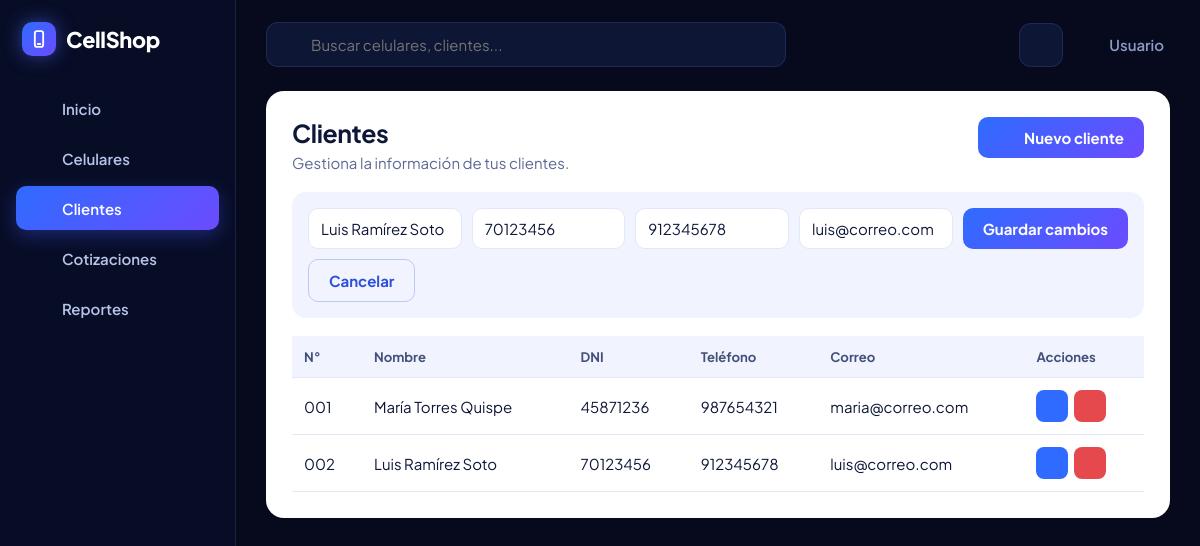
The page /clientes.php?editar=2 on the database its author committed.
### tables this page shows
CREATE TABLE clientes (
  id INT AUTO_INCREMENT PRIMARY KEY,
  nombre VARCHAR(120) NOT NULL,
  dni CHAR(8) NOT NULL UNIQUE,
  telefono VARCHAR(20) NOT NULL DEFAULT '',
  email VARCHAR(120) NOT NULL DEFAULT ''
);

### public/clientes.php (the view, shortened to what this page needs)
<?php $titulo='Clientes'; require '../includes/header.php';
$cli=leer('clientes'); $err=''; $edit=null; $eid=(int)($_GET['editar']??0);
foreach($cli as $c) if($c['id']===$eid) $edit=$c;
$por=8; $pag=max(1,(int)($_GET['p']??1)); $tot=max(1,(int)ceil(count($cli)/$por)); $pag=min($pag,$tot);
$vista=array_slice($cli,($pag-1)*$por,$por);
?>
<section class="panel claro">
 <div class="cab"><div><h2>Clientes</h2><p class="pag-sub">Gestiona la información de tus clientes.</p></div>
  <a class="btn" href="clientes.php?nuevo=1#form"><?= ico('plus') ?> Nuevo cliente</a></div>
 <?php if($edit||isset($_GET['nuevo'])||$err): ?>
 <form method="post" class="form-nuevo fila" id="form">
  <input name="nombre" placeholder="Nombre completo" required value="<?= h($edit['nombre']??'') ?>">
  <input name="dni" placeholder="DNI (8 dígitos)" maxlength="8" inputmode="numeric" required value="<?= h($edit['dni']??'') ?>">
  <input name="telefono" placeholder="Teléfono" value="<?= h($edit['telefono']??'') ?>">
  <input name="email" type="email" placeholder="Correo" value="<?= h($edit['email']??'') ?>">
  <button class="btn"><?= !empty($edit['id'])?'Guardar cambios':'Agregar cliente' ?></button>
  <a class="btn suave" href="clientes.php">Cancelar</a>
 </form>
 <?php endif; ?>
 <div class="tab-scroll"><table>
  <tr><th>N°</th><th>Nombre</th><th>DNI</th><th>Teléfono</th><th>Correo</th><th>Acciones</th></tr>
  <?php foreach($vista as $c): ?>
  <tr data-buscar="<?= h(strtolower($c['nombre'].' '.$c['dni'].' '.$c['email'])) ?>">
   <td><?= str_pad($c['id'],3,'0',STR_PAD_LEFT) ?></td><td><?= h($c['nombre']) ?></td><td><?= h($c['dni']) ?></td><td><?= h($c['telefono']) ?></td><td><?= h($c['email']) ?></td>
   <td><div class="acc">
    <a class="ib az" href="clientes.php?editar=<?= $c['id'] ?>#form" title="Editar" aria-label="Editar <?= h($c['nombre']) ?>"><?= ico('edit') ?></a>
    <form method="post" data-confirmar="¿Eliminar a <?= h($c['nombre']) ?>?"><input type="hidden" name="eliminar" value="<?= $c['id'] ?>"><button class="ib rj" title="Eliminar" aria-label="Eliminar <?= h($c['nombre']) ?>"><?= ico('trash') ?></button></form>
   </div></td>
  </tr>
  <?php endforeach; ?>
 </table></div>
</section>
<?php require '../includes/footer.php'; ?>

### includes/header.php (shortened to what this page needs)
<?php
function leer($n){
  $pdo=db();
  if($n==='clientes') return array_map(fn($r)=>['id'=>(int)$r['id'],'nombre'=>$r['nombre'],'dni'=>$r['dni'],'telefono'=>(string)$r['telefono'],'email'=>(string)$r['email']],$pdo->query('SELECT * FROM clientes ORDER BY id')->fetchAll());
  return [];
}
function h($s){return htmlspecialchars((string)$s,ENT_QUOTES,'UTF-8');}
function ico($n){
  $p=[
   'home'=>'<path d="M3 10.5 12 3l9 7.5V20a1 1 0 0 1-1 1h-5v-6H9v6H4a1 1 0 0 1-1-1z"/>',
   'phone'=>'<rect x="7" y="2" width="10" height="20" rx="2.5"/><path d="M11 18h2"/>',
   'users'=>'<circle cx="9" cy="8" r="3.5"/><path d="M2.5 20c0-3.6 2.9-6 6.5-6s6.5 2.4 6.5 6"/><path d="M16 4.5a3.5 3.5 0 0 1 0 7M18 14.5c2.2.7 3.5 2.6 3.5 5.5"/>',
   'doc'=>'<path d="M6 2h8l5 5v15H6z"/><path d="M14 2v5h5M9 13h7M9 17h7"/>',
   'chart'=>'<path d="M5 21v-8M12 21V4M19 21V9"/>',
   'search'=>'<circle cx="11" cy="11" r="7"/><path d="m20 20-3.5-3.5"/>',
   'sun'=>'<circle cx="12" cy="12" r="4"/><path d="M12 2v2M12 20v2M4.9 4.9l1.4 1.4M17.7 17.7l1.4 1.4M2 12h2M20 12h2M4.9 19.1l1.4-1.4M17.7 6.3l1.4-1.4"/>',
   'plus'=>'<path d="M12 5v14M5 12h14"/>',
   'edit'=>'<path d="M4 20h4L19 9l-4-4L4 16z"/><path d="m13.5 6.5 4 4"/>',
   'trash'=>'<path d="M4 7h16M10 11v6M14 11v6M6 7l1 13h10l1-13M9 7V4h6v3"/>',
   'arrow'=>'<path d="M5 12h14M13 6l6 6-6 6"/>',
   'back'=>'<path d="M19 12H5M11 6l-6 6 6 6"/>',
   'shield'=>'<path d="M12 3l8 3v6c0 5-3.5 8-8 9-4.5-1-8-4-8-9V6z"/><path d="m9 12 2 2 4-4"/>',
   'tag'=>'<path d="M3 12V4h8l10 10-8 8z"/><circle cx="7.5" cy="8.5" r="1.2"/>',
   'headset'=>'<path d="M4 14v-2a8 8 0 0 1 16 0v2"/><rect x="3" y="14" width="4" height="6" rx="1.5"/><rect x="17" y="14" width="4" height="6" rx="1.5"/>',
   'bolt'=>'<path d="M13 2 4 14h7l-1 8 9-12h-7z"/>',
   'print'=>'<path d="M7 9V3h10v6M7 17H4v-7h16v7h-3"/><rect x="7" y="14" width="10" height="7"/>',
   'download'=>'<path d="M12 3v12M7 10l5 5 5-5M4 21h16"/>',
   'user'=>'<circle cx="12" cy="8" r="4"/><path d="M4 21c0-4 3.5-6 8-6s8 2 8 6"/>',
   'x'=>'<path d="M6 6l12 12M18 6 6 18"/>',
   'call'=>'<path d="M5 3h4l2 5-2.5 1.5a11 11 0 0 0 6 6L16 13l5 2v4a2 2 0 0 1-2 2A16 16 0 0 1 3 5a2 2 0 0 1 2-2z"/>',
   'mail'=>'<rect x="3" y="5" width="18" height="14" rx="2"/><path d="m3 7 9 6 9-6"/>',
  ];
  return '<svg class="ico" viewBox="0 0 24 24" fill="none" stroke="currentColor" stroke-width="2" stroke-linecap="round" stroke-linejoin="round" aria-hidden="true">'.($p[$n]??'').'</svg>';
}
  $sin=(int)$p['stock']<=0; ?>
?><!DOCTYPE html>
<html lang="es"><head><meta charset="UTF-8">
<link rel="stylesheet" href="css/estilos.css"></head>
<body>
<?php include __DIR__.'/menu.php'; ?>
<main class="contenido">
<header class="top">
 <form class="buscador" action="celulares.php" method="get" role="search">
  <?= ico('search') ?><input id="buscar" name="q" type="search" placeholder="Buscar celulares, clientes..." value="<?= h($_GET['q']??'') ?>" autocomplete="off" aria-label="Buscar">
 </form>
 <button type="button" class="icono" id="tema" title="Cambiar tema" aria-label="Cambiar tema"><?= ico('sun') ?></button>
 <span class="usuario"><?= ico('user') ?> Usuario</span>
</header>

### public/css/estilos.css (style rules this page uses)
:root { --bg:#060a1c;--lado:#080d26;--panel:#0e1636;--panel2:#141e47;--linea:rgba(120,140,255,.16); --tx:#eef2ff;--mut:#8c9bc6;--az:#2f6bff;--vio:#6c4bff;--campo:rgba(255,255,255,.06); --grad:linear-gradient(135deg,#2f6bff,#6c4bff);--ok:#16a34a;--mal:#e5484d; --fuente:'Plus Jakarta Sans',system-ui,'Segoe UI',sans-serif; }
* { box-sizing:border-box }
html { color-scheme:dark }
body { margin:0;font-family:var(--fuente);background:var(--bg);color:var(--tx);display:flex;min-height:100vh;font-size:15px }
a { color:inherit }
.ico { width:20px;height:20px;flex:none }
.contenido { flex:1;min-width:0;padding:22px 30px 40px;max-width:1280px }
.top { display:flex;align-items:center;gap:12px;margin-bottom:24px }
.buscador { flex:1;max-width:520px;display:flex;align-items:center;gap:10px;background:var(--panel);border:1px solid var(--linea);border-radius:12px;padding:0 14px;color:var(--mut) }
.buscador input { flex:1;background:none;border:0;color:var(--tx);font:inherit;padding:12px 0;min-width:0 }
.icono { background:var(--panel);border:1px solid var(--linea);color:var(--tx);width:44px;height:44px;border-radius:12px;display:grid;place-items:center;cursor:pointer;margin-left:auto }
.usuario { display:flex;align-items:center;gap:8px;color:var(--mut);font-weight:600;padding:0 6px }
.pag-sub { color:var(--mut);margin:0 0 22px }
.btn,.btn-cot { display:inline-flex;align-items:center;justify-content:center;gap:8px;background:var(--grad);color:#fff;border:0;padding:11px 20px;border-radius:10px;cursor:pointer;text-decoration:none;font:inherit;font-weight:700;transition:filter .15s,transform .1s }
.btn .ico { width:18px;height:18px }
.btn.suave { background:transparent;border:1.5px solid #bcc9f5;color:#2f4fd8 }
.claro { --tx:#0f1738;--mut:#5b6894;--linea:#e3e8f6;--panel2:#f1f4ff;--campo:#fff;background:#fff;color:#0f1738 }
.panel { border-radius:18px;padding:26px;margin-bottom:18px }
.panel h2 { margin:0 0 4px;font-size:1.55rem;letter-spacing:-.4px }
.panel .pag-sub { margin-bottom:0 }
.cab { display:flex;justify-content:space-between;align-items:flex-start;gap:14px;margin-bottom:20px;flex-wrap:wrap }
.cab h2 { display:flex;align-items:center;gap:10px }
table { width:100%;border-collapse:collapse }
th,td { padding:12px 12px;text-align:left;border-bottom:1px solid var(--linea);vertical-align:middle }
th { font-size:.82rem;font-weight:700;background:var(--panel2);color:#43507a }
.tab-scroll { overflow-x:auto }
.acc { display:flex;gap:6px }
.ib { width:32px;height:32px;border-radius:8px;border:0;display:inline-grid;place-items:center;cursor:pointer;color:#fff;text-decoration:none }
.ib .ico { width:16px;height:16px }
.ib.az { background:#2f6bff }
.ib.rj { background:#e5484d }
input,select,textarea { font:inherit;color:var(--tx);background:var(--campo);border:1px solid var(--linea);border-radius:10px;padding:10px 12px;min-width:0 }
.fila { display:flex;gap:10px;flex-wrap:wrap }
.fila input { flex:1;min-width:150px }
.form-nuevo { background:var(--panel2);border-radius:14px;padding:16px;margin-bottom:18px }

### rows shown on the page
clientes: nombre "Luis Ramírez Soto", dni "70123456", telefono "912345678", email "luis@correo.com", id "002"
clientes: id "001", nombre "María Torres Quispe", dni "45871236", telefono "987654321", email "maria@correo.com"

### other values the page prints
$t "Inicio"
$t "Celulares"
$t "Clientes"
$t "Cotizaciones"
$t "Reportes"
